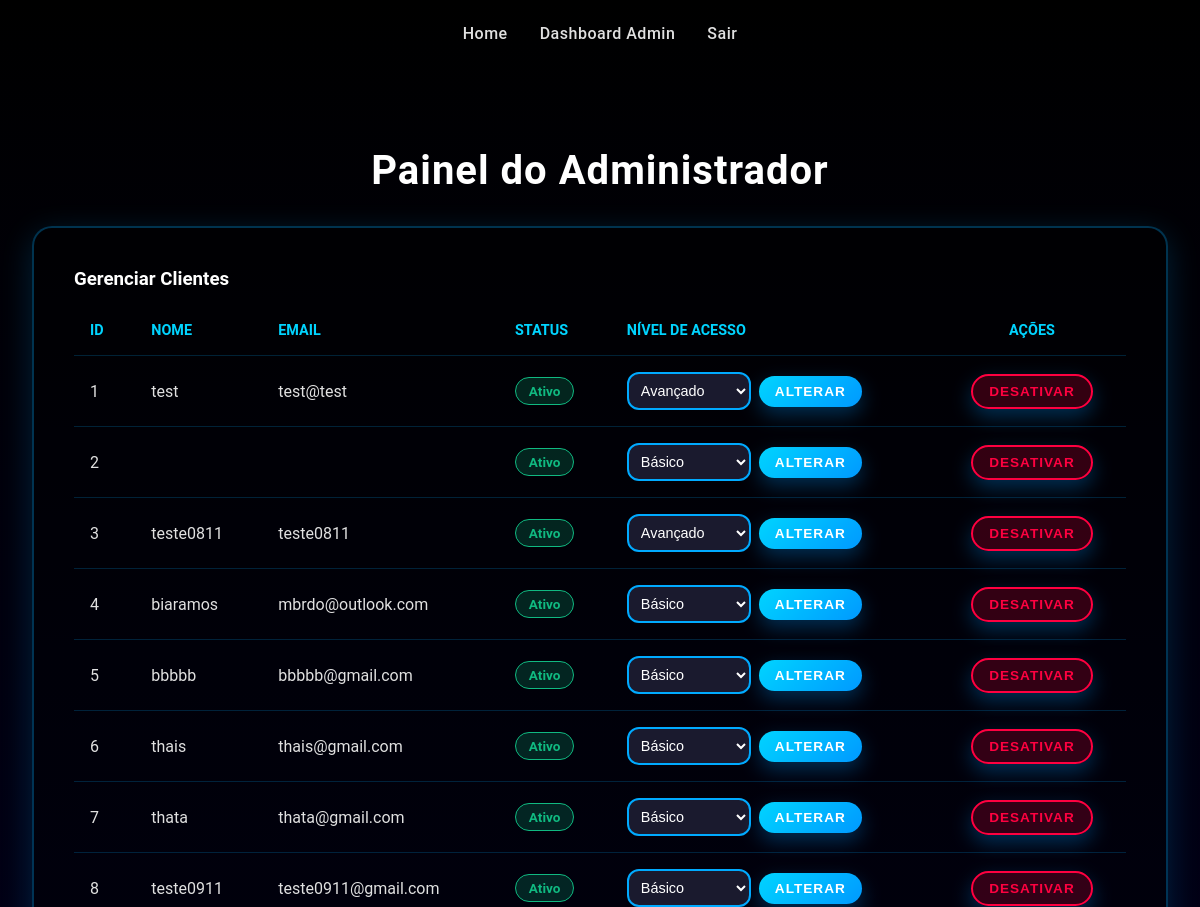
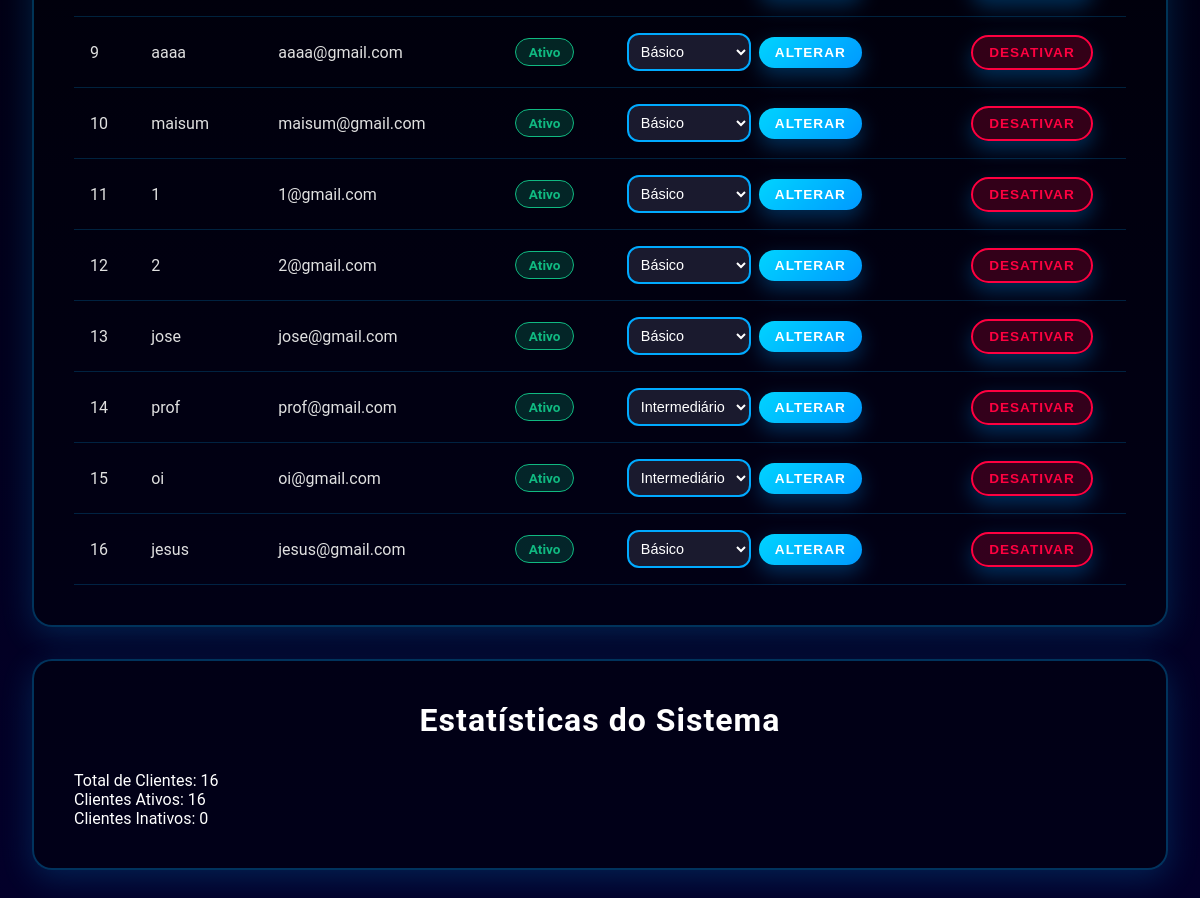
/listar_clientes (signed in), run on the app's committed database (2 pictures, top to bottom).
### app/models.py (models this page shows, shortened)
class Cliente(db.Model):
    id = db.Column(db.Integer, primary_key=True)  # Define a coluna ID como chave primária, única e autoincrementável.
    cliente_nome = db.Column(db.String(80), nullable=False)  # Define a coluna nome do cliente
    cliente_email = db.Column(db.String(320), unique=True, nullable=False)  # Armazena o e-mail, deve ser único e é obrigatório (usado para login).
    cliente_senha = db.Column(db.String(128), nullable=False)  # Armazena o hash da senha
    nome_bia = db.Column(db.String(80), nullable=False)
    cliente_status = db.Column(db.String(10), nullable=False, default='ativo')
    nivel_acesso = db.Column(db.String(20), nullable=False, default='basico') #1 cliente só pode ter 1 nível
    relatorios_basicos = db.relationship('RelatorioBasico', backref='cliente', lazy=True, cascade="all, delete-orphan")  # # Define a relação "Um para Muitos" com RelatorioBasico. 'backref' permite acessar o cliente a partir do relatório, e 'cascade' garante que relatórios sejam excluídos ao deletar o cliente.
    relatorios_intermediarios = db.relationship('RelatorioIntermediario', backref='cliente', lazy=True, cascade="all, delete-orphan")       # Um cliente pode ter VÁRIOS relatórios intermediários
    relatorios_avancados = db.relationship('RelatorioAvancado', backref='cliente', lazy=True, cascade="all, delete-orphan")       # Um cliente pode ter VÁRIOS relatórios avançados

### app/routes.py (the view)
@main_bp.route('/listar_clientes') # Rota que lista todos os clientes (principal view do admin).
def listar_clientes():
    if 'admin_id' not in session or not session.get('is_admin'): # Protege a rota.
        flash('Acesso restrito a administradores.', 'danger')
        return redirect(url_for('main.admin_login'))
    clientes = Cliente.query.all() # Busca TODOS os clientes no banco de dados.
    return render_template('admin_dashboard.html', clientes=clientes) # Renderiza o dashboard do admin, passando a lista de clientes.

### app/templates/admin_dashboard.html (shortened to what this page needs)
<!DOCTYPE html>
<html lang="pt-BR">
<head>
    <link rel="stylesheet" href="{{ url_for('static', filename='css/style.css') }}">
</head>
<body>
    <div>
        <nav>
            <a href="/">Home</a>
            <a href="/admin/dashboard">Dashboard Admin</a>
            <a href="{{ url_for('main.admin_logout') }}">Sair</a>
        </nav>
    </div>
    <div class="scanner-container">
        <h1>Painel do Administrador</h1>
        <div class="scanner-form-card">
            <h3>Gerenciar Clientes</h3>
            {% if clientes %}
            <div class="admin-table-container">
                <table class="admin-table">
                    <thead>
                        <tr>
                            <th>ID</th>
                            <th>Nome</th>
                            <th>Email</th>
                            <th>Status</th>
                            <th>Nível de Acesso</th>
                            <th style="text-align: center;">Ações</th>
                        </tr>
                    </thead>
                    <tbody>
                        {% for cliente in clientes %}
                        <tr>
                            <td>{{ cliente.id }}</td>
                            <td>{{ cliente.cliente_nome }}</td>
                            <td>{{ cliente.cliente_email }}</td>
                            <td>
                                <span style="display: inline-block; padding: 0.3rem 0.8rem; border-radius: 20px; font-size: 0.85rem; font-weight: 600;
                                    {% if cliente.cliente_status == 'ativo' %}
                                        background: rgba(16, 185, 129, 0.2); color: #10b981; border: 1px solid #10b981;
                                    {% else %}
                                        background: rgba(255, 0, 64, 0.2); color: #ff0040; border: 1px solid #ff0040;
                                    {% endif %}">
                                    {{ cliente.cliente_status|capitalize }}
                                </span>
                            </td>
                            <td>
                                <form action="{{ url_for('main.alterar_nivel_acesso', cliente_id=cliente.id) }}" method="POST" style="display: flex; gap: 0.5rem; align-items: center;">
                                    <select name="novo_nivel" required class="form-control" style="padding: 0.5rem; font-size: 0.9rem; width: auto;">
                                        <option value="basico" {% if cliente.nivel_acesso == 'basico' %}selected{% endif %}>Básico</option>
                                        <option value="intermediario" {% if cliente.nivel_acesso == 'intermediario' %}selected{% endif %}>Intermediário</option>
                                        <option value="avancado" {% if cliente.nivel_acesso == 'avancado' %}selected{% endif %}>Avançado</option>
                                    </select>
                                    <button type="submit" class="btn-submit" style="width: auto; padding: 0.5rem 1rem; font-size: 0.85rem; margin-top: 0;">
                                        Alterar
                                    </button>
                                </form>
                            </td>
                            <td style="text-align: center;">
                                <form action="{{ url_for('main.alternar_status', cliente_id=cliente.id) }}" method="POST" style="display: inline;">
                                    <button type="submit" class="btn-submit" style="width: auto; padding: 0.5rem 1rem; font-size: 0.85rem; margin-top: 0;
                                        {% if cliente.cliente_status == 'ativo' %}
                                            background: rgba(255, 0, 64, 0.2); border: 2px solid #ff0040; color: #ff0040;
                                        {% else %}
                                            background: rgba(16, 185, 129, 0.2); border: 2px solid #10b981; color: #10b981;
                                        {% endif %}">
                                        {% if cliente.cliente_status == 'ativo' %}
                                            Desativar
                                        {% else %}
                                            Ativar
                                        {% endif %}
                                    </button>
                                </form>
                            </td>
                        </tr>
                        {% endfor %}
                    </tbody>
                </table>
            </div>
            {% else %}
                <div style="text-align: center; padding: 3rem; color: #b0b0b0;">
                    <p style="font-size: 1.1rem;">Nenhum cliente cadastrado no sistema.</p>
                </div>
            {% endif %}
        </div>
        <div class="relatorio-info-card">
            <h2>Estatísticas do Sistema</h2>
            <div class="info-grid">
                <div class="info-item">
                    <span class="info-label">Total de Clientes:</span>
                    <span class="info-value">{{ clientes|length }}</span>
                </div>
                <div class="info-item">
                    <span class="info-label">Clientes Ativos:</span>
                    <span class="info-value">{{ clientes|selectattr('cliente_status', 'equalto', 'ativo')|list|length }}</span>
                </div>
                <div class="info-item">
                    <span class="info-label">Clientes Inativos:</span>
                    <span class="info-value">{{ clientes|selectattr('cliente_status', 'equalto', 'inativo')|list|length }}</span>
                </div>
            </div>
        </div>
    </div>
</body>
</html>

### app/static/css/style.css (style rules this page uses)
* { margin: 0; padding: 0; box-sizing: border-box; }
html { height: 100%; }
body { font-family: 'Montserrat', 'Poppins', 'Roboto', sans-serif; background: linear-gradient(to bottom, #000000 0%, #03002b 100%); min-height: 100%; color: #ffffff; background-attachment: fixed; }
h1, h2 { text-align: center; color: #ffffff; font-weight: 700; letter-spacing: 1px; }
h1 { font-size: 2.5rem; margin: 2rem 0; }
h2 { font-size: 2rem; margin-bottom: 2rem; }
nav { padding: 1.5rem 2rem; display: flex; gap: 2rem; align-items: center; justify-content: center; }
nav a { color: #e0e0e0; text-decoration: none; font-size: 1rem; font-weight: 500; transition: color 0.3s ease; letter-spacing: 0.5px; }
.btn-submit, .btn-selecionar, .btn-basico, .chama_pagamento button, .acoes-pagamento button { width: 100%; background: linear-gradient(135deg, #00d4ff 0%, #0099ff 100%); border: none; border-radius: 50px; padding: 1.2rem; cursor: pointer; transition: all 0.3s ease; box-shadow: 0 8px 20px rgba(0, 153, 255, 0.3); color: #ffffff; font-size: 1.1rem; font-weight: 600; letter-spacing: 1px; text-transform: uppercase; margin-top: 1rem; text-decoration: none; display: inline-block; text-align: center; }
.form-control { width: 100%; padding: 1.2rem; background: #1a1a2e; border: 2px solid #00aaff; border-radius: 12px; color: #ffffff; font-size: 1rem; transition: all 0.3s ease; outline: none; }
.form-control::placeholder { color: #888; }
.scanner-container { max-width: 1200px; margin: 0 auto; padding: 3rem 2rem; }
.relatorio-info-card, .scanner-form-card, .relatorios-recentes-card { background: rgba(0, 0, 0, 0.4); border-radius: 20px; padding: 2.5rem; border: 2px solid rgba(0, 170, 255, 0.3); margin-bottom: 2rem; box-shadow: 0 8px 32px rgba(0, 170, 255, 0.2); }
.admin-table-container { overflow-x: auto; }
.admin-table { width: 100%; border-collapse: collapse; margin-top: 1rem; }
.admin-table th, .admin-table td { padding: 1rem; text-align: left; border-bottom: 1px solid rgba(0, 170, 255, 0.2); }
.admin-table th { color: #00d4ff; font-size: 0.9rem; text-transform: uppercase; }
.admin-table td { color: #e0e0e0; font-size: 1rem; }
.admin-table .btn-submit { width: auto; padding: 0.5rem 1rem; font-size: 0.9rem; margin-top: 0; }

### data on the page
Cliente: id "1", cliente_nome "test", cliente_email "test@test", cliente_status "Ativo", novo_nivel "Avançado", shows "DESATIVAR"
Cliente: id "2", cliente_status "Ativo", novo_nivel "Básico", shows "DESATIVAR"
Cliente: id "3", cliente_nome "teste0811", cliente_email "teste0811", cliente_status "Ativo", novo_nivel "Avançado", shows "DESATIVAR"
Cliente: id "4", cliente_nome "biaramos", cliente_email "mbrdo@outlook.com", cliente_status "Ativo", novo_nivel "Básico", shows "DESATIVAR"
Cliente: id "5", cliente_nome "bbbbb", cliente_email "bbbbb@gmail.com", cliente_status "Ativo", novo_nivel "Básico", shows "DESATIVAR"
Cliente: id "6", cliente_nome "thais", cliente_email "thais@gmail.com", cliente_status "Ativo", novo_nivel "Básico", shows "DESATIVAR"
Cliente: id "7", cliente_nome "thata", cliente_email "thata@gmail.com", cliente_status "Ativo", novo_nivel "Básico", shows "DESATIVAR"
Cliente: id "8", cliente_nome "teste0911", cliente_email "teste0911@gmail.com", cliente_status "Ativo", novo_nivel "Básico", shows "DESATIVAR"
Cliente: id "9", cliente_nome "aaaa", cliente_email "aaaa@gmail.com", cliente_status "Ativo", novo_nivel "Básico", shows "DESATIVAR"
Cliente: id "10", cliente_nome "maisum", cliente_email "maisum@gmail.com", cliente_status "Ativo", novo_nivel "Básico", shows "DESATIVAR"
Cliente: id "11", cliente_nome "1", cliente_email "1@gmail.com", cliente_status "Ativo", novo_nivel "Básico", shows "DESATIVAR"
Cliente: id "12", cliente_nome "2", cliente_email "2@gmail.com", cliente_status "Ativo", novo_nivel "Básico", shows "DESATIVAR"
Cliente: id "13", cliente_nome "jose", cliente_email "jose@gmail.com", cliente_status "Ativo", novo_nivel "Básico", shows "DESATIVAR"
Cliente: id "14", cliente_nome "prof", cliente_email "prof@gmail.com", cliente_status "Ativo", novo_nivel "Intermediário", shows "DESATIVAR"
Cliente: id "15", cliente_nome "oi", cliente_email "oi@gmail.com", cliente_status "Ativo", novo_nivel "Intermediário", shows "DESATIVAR"
Cliente: id "16", cliente_nome "jesus", cliente_email "jesus@gmail.com", cliente_status "Ativo", novo_nivel "Básico", shows "DESATIVAR"

### other printed values
{{ clientes|length }} "16"
{{ clientes|selectattr('cliente_status', 'equalto', 'ativo')|list|length }} "16"
